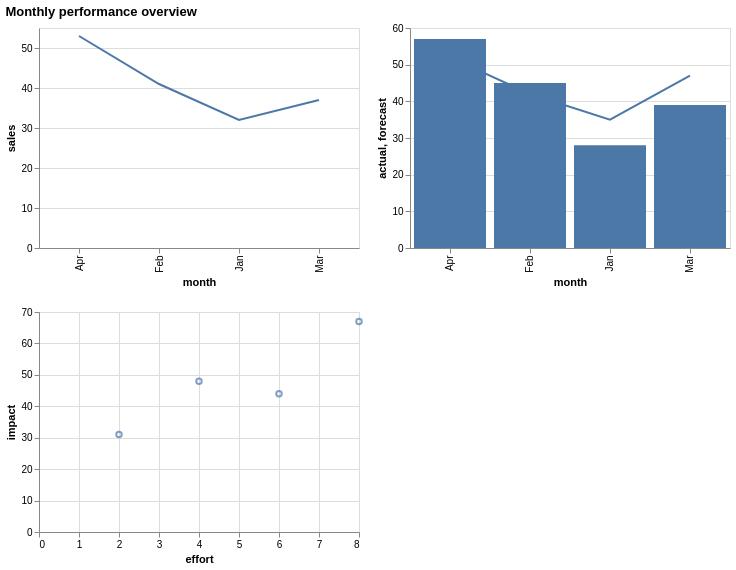

Express this chart as Vega-Lite.
### Vega-Lite specification from a JSON file in a GitHub repository (floating-point values rounded to 4 significant figures)
{"$schema": "https://vega.github.io/schema/vega-lite/v6.json", "title": "Monthly performance overview", "vconcat": [{"hconcat": [{"mark": "line", "width": 320, "height": 220, "data": {"values": [{"month": "Jan", "sales": 32, "region": "North"}, {"month": "Feb", "sales": 41, "region": "North"}, {"month": "Mar", "sales": 37, "region": "North"}, {"month": "Apr", "sales": 53, "region": "North"}]}, "encoding": {"x": {"field": "month", "type": "nominal"}, "y": {"field": "sales", "type": "quantitative"}}}, {"width": 320, "height": 220, "data": {"values": [{"month": "Jan", "actual": 28, "forecast": 35, "region": "North"}, {"month": "Feb", "actual": 45, "forecast": 42, "region": "North"}, {"month": "Mar", "actual": 39, "forecast": 47, "region": "North"}, {"month": "Apr", "actual": 57, "forecast": 52, "region": "North"}]}, "encoding": {"x": {"field": "month", "type": "nominal"}}, "layer": [{"mark": "bar", "encoding": {"y": {"field": "actual", "type": "quantitative"}}}, {"mark": "line", "encoding": {"y": {"field": "forecast", "type": "quantitative"}}}], "resolve": {"scale": {"x": "shared", "y": "shared"}, "axis": {"x": "shared", "y": "shared"}}}], "spacing": 16, "resolve": {"scale": {"x": "independent", "y": "independent"}, "axis": {"x": "independent", "y": "independent"}}}, {"mark": "point", "width": 320, "height": 220, "data": {"values": [{"effort": 2, "impact": 31}, {"effort": 4, "impact": 48}, {"effort": 6, "impact": 44}, {"effort": 8, "impact": 67}]}, "encoding": {"x": {"field": "effort", "type": "quantitative"}, "y": {"field": "impact", "type": "quantitative"}}}], "spacing": 18}
